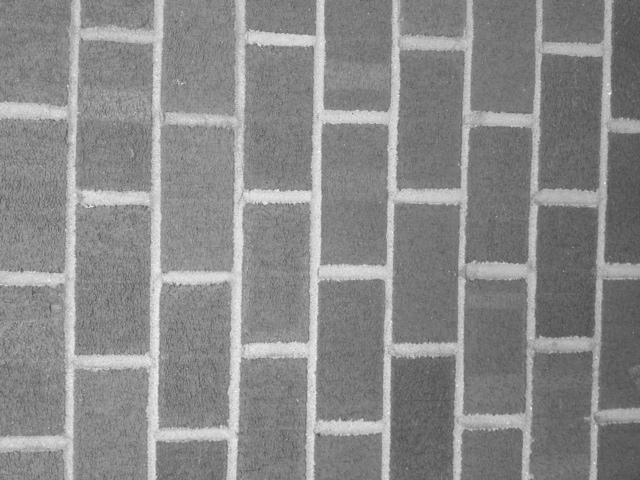
%> input picture Day 6/bricks.jpg, 640 x 480 px
$ octave ex5.m   (GNU Octave 9; MATLAB toolbox functions it lacks are replaced by stand-ins)
%> lines starting %> are read from the running program, lines starting %| are printed output that depends on the picture
clc;close all;
a=imread('bricks.jpg');
%> a is the input picture: size 480x640 uint8; min 74, max 254, mean 137
b=imread('rotatedbricks.jpg');
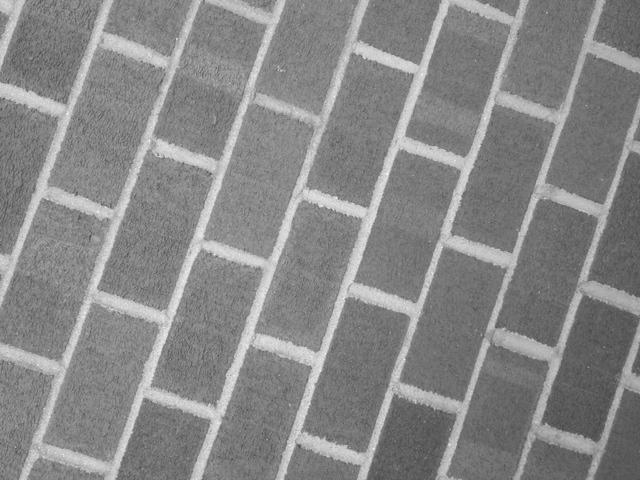
%> input picture Day 6/rotatedbricks.jpg, 640 x 480 px
%> b is the input picture: size 480x640 uint8; min 71, max 249, mean 135.1
c=imread('carpet.jpg');
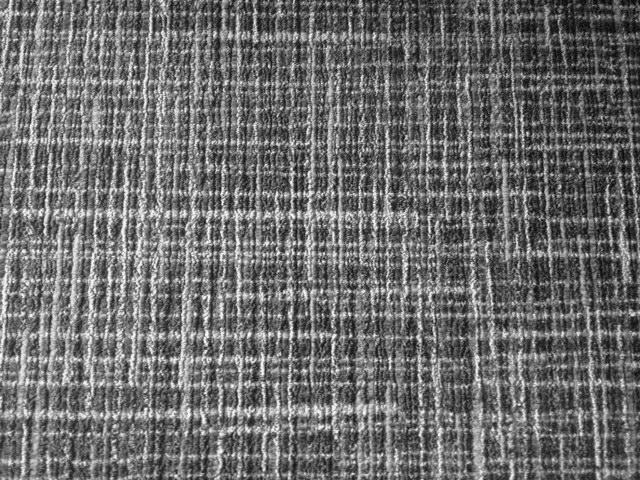
%> input picture Day 6/carpet.jpg, 640 x 480 px
%> c is the input picture: size 480x640 uint8; min 0, max 255, mean 108.8
figure;
subplot(1,3,1);imshow(a);
subplot(1,3,2);imshow(b);
subplot(1,3,3);imshow(c);
figure;
%> (the run ends here)
